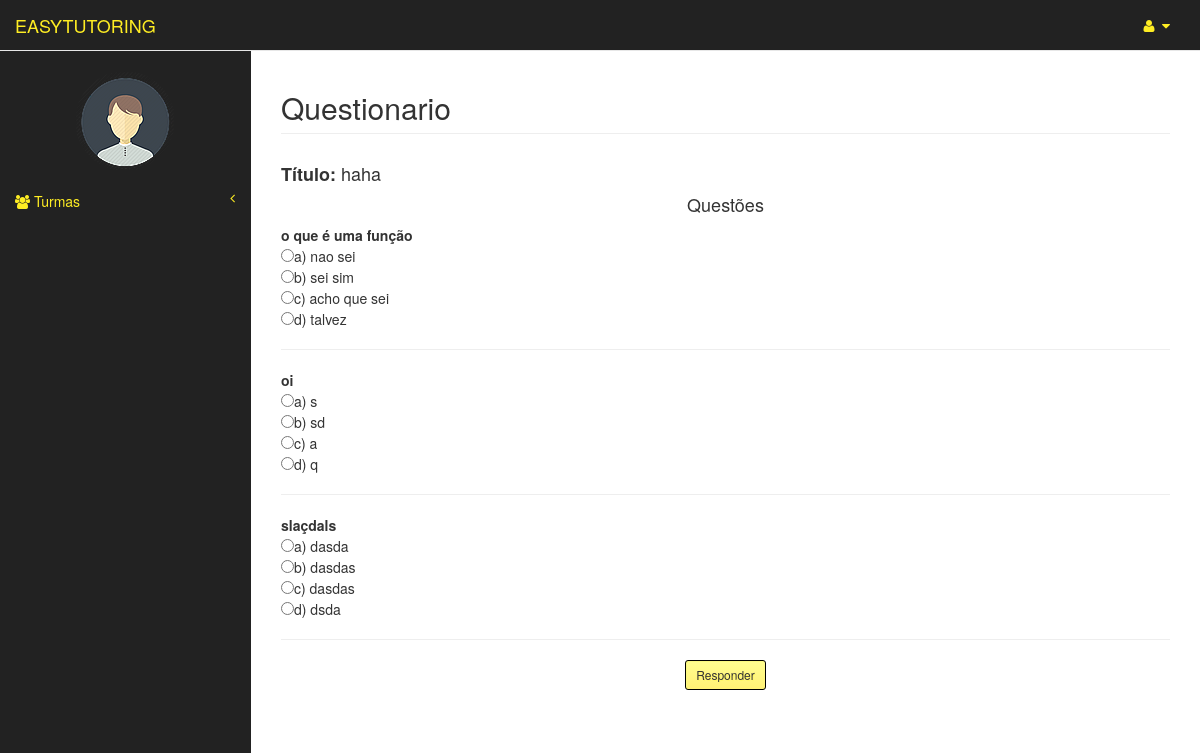
/aluno_area/responderQuestionario/13/13/ (signed in), run on the app's committed database.
### usuarios/models.py (models this page shows, shortened)
class Usuario(models.Model):
	user = models.OneToOneField(User)
	matricula = models.CharField(max_length=20)
	curso = models.CharField(max_length=3)
	tipo = models.CharField(max_length=8, blank=False,null=True)
	nome_completo = models.CharField(max_length=150)
	img = models.ImageField(upload_to="img/original/", blank=True)
	thumb = ThumbnailerImageField(upload_to="img/thumb/", blank=True,null=True,resize_source=dict(size=(100, 100), sharpen=True))

### questionarios/models.py (models this page shows)
class Questionario(models.Model):
	codigo = models.CharField(max_length=50)
	turma = models.ForeignKey(Turma,null=True)
	professor = models.ForeignKey(Professor)
	questoes = models.ManyToManyField(Questao)

### questoes/models.py (models this page shows, shortened)
class Questao(models.Model):
	enunciado = models.CharField(max_length=200,null=True)
	assunto = models.ForeignKey(Assunto)
	letra_a = models.CharField(max_length=200)
	letra_b = models.CharField(max_length=200)
	letra_c = models.CharField(max_length=200)
	letra_d = models.CharField(max_length=200)
	resposta = models.CharField(max_length=200)
	observacao = models.CharField(max_length=200)

### aluno_area/views.py (the view)
# urls.py: url(r'^responderQuestionario/(?P<turma_id>[0-9]+)/(?P<questionario_id>[0-9]+)/verficarRespostas', views.verficarRespostas, name='verficarRespostas'),
def responderQuestionario(request,turma_id,questionario_id):
	user = request.user
	usuario = Usuario.objects.get(user=user)
	turma = Turma.objects.get(pk=turma_id)
	questionario = Questionario.objects.get(pk=questionario_id)
	questoes = questionario.questoes.all()
	context= {'questionario':questionario,
	'usuario':usuario,
	'turma':turma,
	'questoes':questoes}
	return render(request,'aluno_area/responderQuestionario.html',context=context)

### templates/aluno_area/responderQuestionario.html (shortened to what this page needs)
{% extends "aluno_area/index.html" %}
{% block pageHeader %}
    <h2 class="page-header">Questionario</h2>
{% endblock pageHeader %}
{% block form %}
<div id="questionario">
    <h4><b>Título: </b>{{ questionario.codigo }}</h4>
    <center><h4>Questões</h4></center>
    {% for questao in questoes %}
       <p  ><b>{{ questao.enunciado }}</b> <br>
        <input id="checar" name="{{questao.id}}" value="a" type="RADIO">a) {{questao.letra_a}} <br>
        <input id="checar" name="{{questao.id}}" value="b" type="RADIO">b) {{questao.letra_b}} <br>
        <input id="checar" name="{{questao.id}}" value="c"  type="RADIO">c) {{questao.letra_c}} <br>
        <input id="checar" name="{{questao.id}}" value="d" type="RADIO">d) {{questao.letra_d}} <br>
            </p><hr>
    {% endfor %}
    <center><button class="btn btn-default btn-sm btn-login" id="submeter">Responder</button></center><br>
</div>
<div id="results" class="form-group col-sm-12">
    </div>
{% endblock form %}

### templates/aluno_area/index.html (shortened to what this page needs)
{% extends "templateEasyTutoring.html" %}
{% block principal %}
    <a class="navbar-brand" href="{% url 'aluno_area:index' %}" id="link-color">EASYTUTORING</a>
{% endblock principal %}
{% block barraLateral %}
               <div class="navbar-default sidebar" role="navigation">
                <div class="sidebar-nav navbar-collapse">
                    <ul class="nav" id="side-menu">
                        <br>
                       <center><p><img src="{{ usuario.thumb.url}}" class= "img-circle"/> </p></center>
                        <li class="itens-menu">
                            <a href="#" id="link-color"><i class="fa fa-users"></i> Turmas<span class="fa arrow"></span></a>
                        </li>
                    </ul>
                </div>
            </div>
{% endblock barraLateral %}

### static/css/tutoring.css (style rules this page uses)
.btn-login { border:1px solid black; background:-webkit-gradient( linear, left top, left bottom, color-stop(5%, #fffd8f), color-stop(100%, #fff175) ); background-color:#fffd8f; text-shadow:1px 1px 0px #fff766; box-shadow:inset 1px 1px 0px 0px #faf87f; }
#link-color { color: #feed23; }

### data on the page
Usuario: thumb (picture)
Questionario: codigo "haha"
Questao: enunciado "o que é uma função", letra_a "nao sei", letra_b "sei sim", letra_c "acho que sei", letra_d "talvez"
Questao: enunciado "oi", letra_a "s", letra_b "sd", letra_c "a", letra_d "q"
Questao: enunciado "slaçdals", letra_a "dasda", letra_b "dasdas", letra_c "dasdas", letra_d "dsda"
